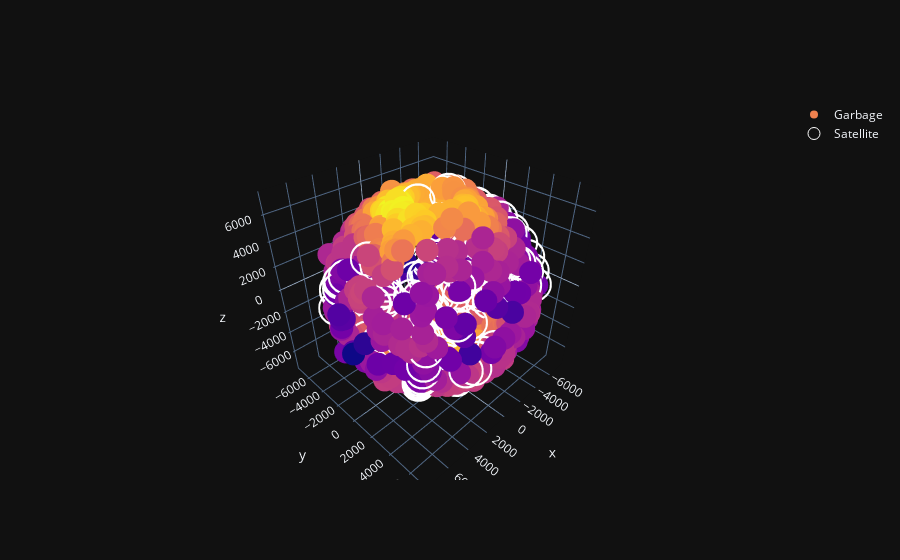

The code cell stored with this chart in its notebook:
### Code cell
#KDE for cosmos garbage
model = KernelDensity(kernel='gaussian', bandwidth = 1000)
model.fit(data_garbage_cosmos)
log_dens_cosmos = model.score_samples(data_garbage_cosmos)

fig = go.Figure(data=[go.Scatter3d(x=data_garbage_cosmos[:,0], y=data_garbage_cosmos[:,1], z=data_garbage_cosmos[:,2],
                                   mode='markers',name="Garbage", marker={"size":8, "color":log_dens_cosmos})])

fig.add_trace(go.Scatter3d(x=data_satellite[:,0], y=data_satellite[:,1], z=data_satellite[:,2], mode='markers',marker_symbol='circle-open',name="Satellite", marker={"size":12, "color":'white'}))
fig.show()

### Figure 1 — Plotly figure (JSON) as saved in the notebook; plotly's stock layout.template omitted (floating-point values rounded to 4 significant figures; data arrays with more than 128 entries replaced by an {"elided": "..."} marker saying what was removed)
{"data": [{"marker": {"color": {"elided": "774 float values"}, "size": 8}, "mode": "markers", "name": "Garbage", "x": {"elided": "774 float values"}, "y": {"elided": "774 float values"}, "z": {"elided": "774 float values"}, "type": "scatter3d"}, {"marker": {"color": "white", "size": 12, "symbol": "circle-open"}, "mode": "markers", "name": "Satellite", "x": {"elided": "203 float values"}, "y": {"elided": "203 float values"}, "z": {"elided": "203 float values"}, "type": "scatter3d"}], "layout": {}}
